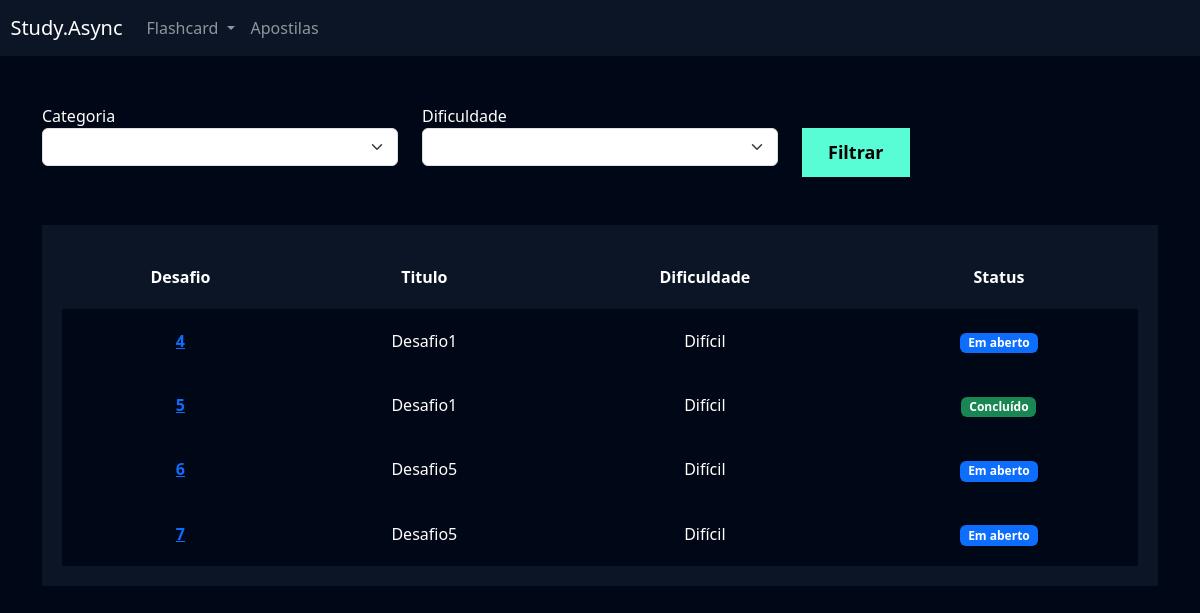
Page /flashcard/listar_desafio/ (signed in) on the earlier database version.
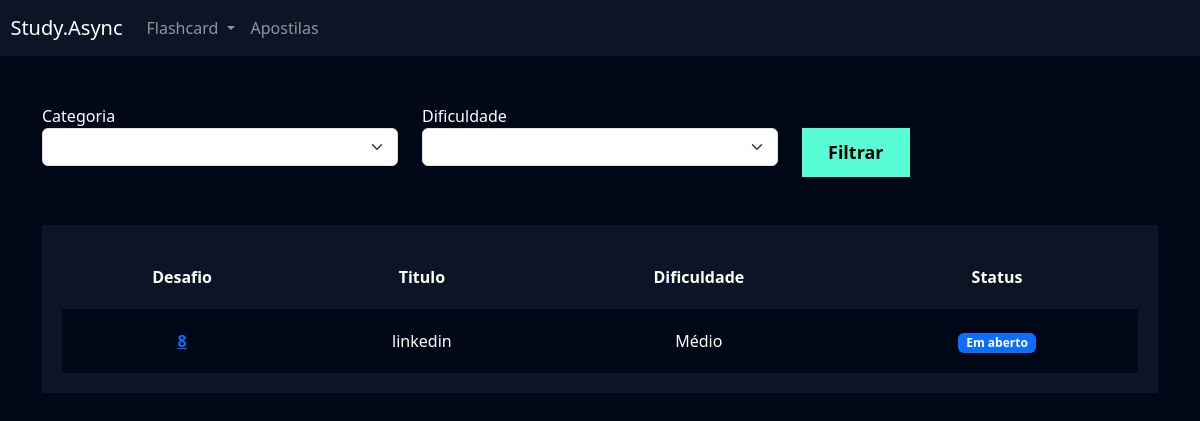
Same page on the later database version.
### flashcard/models.py (models this page shows, shortened)
class Desafio(models.Model):
    user = models.ForeignKey(User, on_delete=models.DO_NOTHING)
    titulo = models.CharField(max_length=100)
    categoria = models.ManyToManyField(Categoria)
    quantidade_perguntas = models.IntegerField()
    dificuldade = models.CharField(
        max_length=1, choices=Flashcard.DIFICULDADE_CHOICES
    )
    flashcards = models.ManyToManyField(FlashcardDesafio)
    def status(self):
        if self.flashcards.filter(respondido=False).exists():
            return mark_safe('<span class="badge bg-primary">Em aberto</span>')
        else:
            return mark_safe('<span class="badge bg-success">Concluído</span>')

### flashcard/views.py (the view)
# urls.py: path('listar_desafio/', views.listar_desafio, name='listar_desafio'),
def listar_desafio(request):
    desafios = Desafio.objects.filter(user=request.user)
    categorias = Categoria.objects.all()
    dificuldades = Flashcard.DIFICULDADE_CHOICES
    categoria = request.GET.get('categoria')
    dificuldade = request.GET.get('dificuldade')
    if categoria:
        desafios = desafios.filter(categoria__id=categoria)
    if dificuldade:
        desafios = desafios.filter(dificuldade=dificuldade)
    return render(request, 'listar_desafio.html', {'desafios': desafios, 'categorias': categorias, 'dificuldades': dificuldades, 'categoria': categoria, 'dificuldade': dificuldade})

### flashcard/models.py (called while the page is built)
    def __str__(self):
        return self.nome

### flashcard/templates/listar_desafio.html (shortened to what this page needs)
{% extends "base.html" %}
{% load static %}
{% block 'cabecalho' %}
    <link href="{% static 'usuarios/css/cadastro.css' %}" rel="stylesheet">
    <link href="{% static 'flashcard/css/novo_flashcard.css' %}" rel="stylesheet">
    <link href="{% static 'flashcard/css/iniciar_desafio.css' %}" rel="stylesheet">
    <link href="{% static 'flashcard/css/desafio.css' %}" rel="stylesheet">
    <link href='https://unpkg.com/boxicons@2.1.4/css/boxicons.min.css' rel='stylesheet'>
{% endblock 'cabecalho' %}
{% block 'conteudo' %}
    {% include "partials/header.html" %}
    <div class="container">
        <br>
        <br>
        <div class="row">
            <div class="col-md">
                <form action="{% url 'listar_desafio' %}" method="GET">
                <label for="">Categoria</label>
                <select name="categoria" class="form-select">
                    <option value=""></option>
                    {% for categoria in categorias %}
                        <option value="{{categoria.id}}">{{categoria}}</option>
                    {% endfor %}
                </select>
            </div>
            <div class="col-md">
                <label for="">Dificuldade</label>
                <select name="dificuldade" class="form-select">
                    <option value=""></option>
                        {% for dificuldade in dificuldades %}
                            <option value="{{dificuldade.0}}">{{dificuldade.1}}</option>
                        {% endfor %}
                </select>
            </div>
            <div class="col-md">
                <br>
                <input type="submit" value="Filtrar" class="btn-cadastro">
            </div>
        </div>
        <br>
        <br>
        <div class="box-listar">
            <table>
                <thead>
                    <tr>
                        <th scope="col">Desafio</th>
                        <th scope="col">Titulo</th>
                        <th scope="col">Dificuldade</th>
                        <th scope="col">Status</th>
                    </tr>
                </thead>
                <tbody>
                    {% for desafio in desafios %}
                        <tr class="linha">
                            <th><a href="{% url 'desafio' desafio.id %}">{{desafio.id}}</a></th>
                            <td>{{desafio.titulo}}</td>
                            <td>{{desafio.get_dificuldade_display}}</td>
                            <td>{{desafio.status}}</td>
                        </tr>
                    {% endfor %}
                </tbody>
            </table>
        </div>
    </div>
{% endblock 'conteudo' %}

### templates/base.html (shortened to what this page needs)
{% load static %}
<!doctype html>
<html lang="en">
    <head>
        <link href="https://cdn.jsdelivr.net/npm/bootstrap@5.3.2/dist/css/bootstrap.min.css" rel="stylesheet">
        <link rel='stylesheet' href='{% static 'geral/css/base.css' %}'>
        {% block 'cabecalho' %} {% endblock %}
    </head>
    <body>
        {% block 'conteudo' %}{% endblock %}
    </body>
</html>

### templates/partials/header.html (shortened to what this page needs)
<nav style="background-color: var(--main-color)" class="navbar navbar-expand-lg navbar-dark">
    <a class="navbar-brand" href="#">&nbsp&nbspStudy.Async</a>
    <div class="collapse navbar-collapse" id="navbarNav">
        <ul class="navbar-nav">
            <li class="nav-item dropdown">
                <a class="nav-link dropdown-toggle" href="#" id="navbarDropdown" role="button" data-bs-toggle="dropdown" aria-expanded="false">Flashcard
                </a>
            </li>
            <li class="nav-item">
                <a class="nav-link" href="">Apostilas</a>
            </li>
        </ul>
    </div>
</nav>

### templates/static/geral/css/base.css (style rules this page uses)
:root { --main-color: #0b1526; --dark-color: #000716; --secondary-dark-color: rgb(15, 2, 26); --light-color: #00c1f3; --contrast-color: #f4c96b; --differential-color: #58fcd5; }
body { background-color: var(--dark-color) !important; color: white !important; }

### templates/static/usuarios/css/cadastro.css (style rules this page uses)
.btn-cadastro { padding: 10px; background-color: #58fcd5; border: none; border: 1px solid #58fcd5; font-size: 18px; font-weight: bold; padding-left: 25px; padding-right: 25px; }

### templates/static/flashcard/css/desafio.css (style rules this page uses)
.box-listar { background-color: #0b1526; padding: 20px; }
table { width: 100%; padding: 20px; text-align: center; }
.linha { height: 40px; background-color: var(--dark-color); padding: 20px; }
td, th { padding: 20px; }
tr { background-color: var(--main-color); }

Differences in the rows shown:
removed Desafio: id "4", titulo "Desafio1", dificuldade "Difícil", status "Em aberto"
removed Desafio: id "5", titulo "Desafio1", dificuldade "Difícil", status "Concluído"
removed Desafio: id "6", titulo "Desafio5", dificuldade "Difícil", status "Em aberto"
removed Desafio: id "7", titulo "Desafio5", dificuldade "Difícil", status "Em aberto"
added Desafio: id "8", titulo "linkedin", dificuldade "Médio", status "Em aberto"
